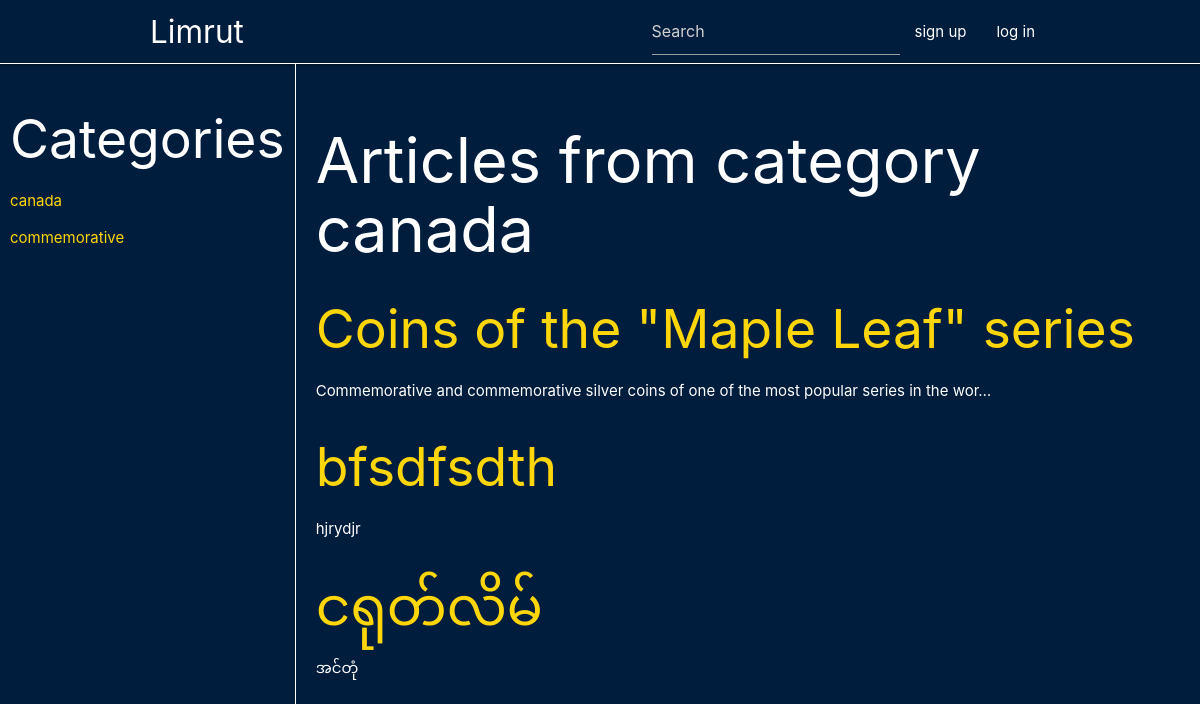
/category/canada, run on the app's committed database.
### post/models.py (models this page shows, shortened)
class Category(models.Model):
    name = models.TextField()
    slug = models.SlugField(unique=True, db_index=True)
    def __str__(self):
        return self.name
    class Meta:
        verbose_name = 'Категория'
        verbose_name_plural = 'Категории'

class Article(models.Model):
    title = models.TextField()
    slug = models.SlugField(db_index=True)
    content = models.TextField()
    image = models.ImageField(upload_to='', blank=True, null=True)
    category = models.ManyToManyField('Category', blank=True, null=True)
    def __str__(self):
        return self.title
    class Meta:
        verbose_name = 'Статья'
        verbose_name_plural = 'Статьи'

### post/views.py (the view)
# urls.py: path('category/<slug:slug>', CategoryDetail.as_view(), name = 'category'),
class CategoryDetail(DataMixin, DetailView):
    model = Category
    def get_context_data(self, **kwargs):
        context = super().get_context_data(**kwargs)
        article_list = Category.objects.get(slug = context['category'].slug).article_set.all()
        c_def = self.get_data(title = context['category'].name, article_list = article_list)
        return c_def | context

### post/forms.py
class SearchForm(forms.Form):
    query = forms.CharField(widget=forms.TextInput(attrs={'class': 'input-field', 'placeholder': 'Search', 'id': 'input', 'list': 'res'}))

### post/utils.py (called while the page is built)
    def get_data(self, **kwargs):
        context = kwargs
        context['cats'] = Category.objects.annotate(article_count = Count('article')).order_by('-article_count')
        context['search_form'] = SearchForm()
        context['is_admin'] = self.request.user.is_superuser
        context['is_auth'] = self.request.user.is_authenticated
        context['user'] = self.request.user
        return context

### post/templates/post/category_detail.html
{% extends 'post/base.html' %}
{% block content %}
    <h1>Articles from category {{ category }}</h1>
    {% for a in article_list %}
        <h2><a href="{% url 'article' a.slug %}">{{ a }}</a></h2>
        <p>{{ a.content|truncatechars:90 }}</p>
    {% endfor %}
{% endblock %}

### post/templates/post/base.html (shortened to what this page needs)
{% load static %}
<!DOCTYPE html>
<html lang="en">
<head>
    <link rel="stylesheet" href="https://cdnjs.cloudflare.com/ajax/libs/materialize/1.0.0/css/materialize.min.css">
    <link rel="stylesheet" href="{% static 'post/css/style.css' %}">
</head>
<body>
    <nav>
        <div class="nav-wrapper">
          <a href="{% url 'home' %}" class="brand-logo">Limrut</a>
          <ul id="nav-mobile" class="right hide-on-med-and-down">
            <li>
              <form action="{% url 'search' %}">
                {% for f in search_form %}
                  {{ f }}
                {% endfor %}
              </form>
            </li>
            {% if is_auth %}
              <li>
                <a href="{% url 'profile' %}">{{ user }}</a>
              </li>
            {% else %}
              <li>
                <a href="{% url 'signup' %}">sign up</a>
              </li>
              <li>
                <a href="{% url 'login' %}">log in</a>
              </li>
            {% endif %}
          </ul>
        </div>
      </nav>
      <div class="main">
        <div class="tab">
          <h2>Categories</h2>
          {% for c in cats %}
            <p><a href="{% url 'category' c.slug %}">{{ c.name }}</a></p>
          {% endfor %}
        </div>
        <div class="content">
          {% block content %}
          {% endblock %}
        </div>
      </div>
</body>
</html>

### post/static/post/css/style.css (style rules this page uses)
body, nav, .pagination li a, input, textarea { background-color: #001d3d; color: #fff; }
nav { border-bottom: 1px solid #fff; }
a { color: #ffd60a; }
.content, .nav-wrapper { width: 75%; }
.nav-wrapper { margin: 0 auto; }
.content { padding: 20px; }
.main { display: flex; }
.tab { padding: 10px; border-right: 1px solid #fff; }

### data on the page
Category: name "canada"
Category: name "commemorative"
Article: title "Coins of the \"Maple Leaf\" series", content "Commemorative and commemorative silver coins of one of the most popular series in the wor…"
Article: title "bfsdfsdth", content "hjrydjr"
Article: title "ငရုတ်လိမ်", content "အင်တုံ"
